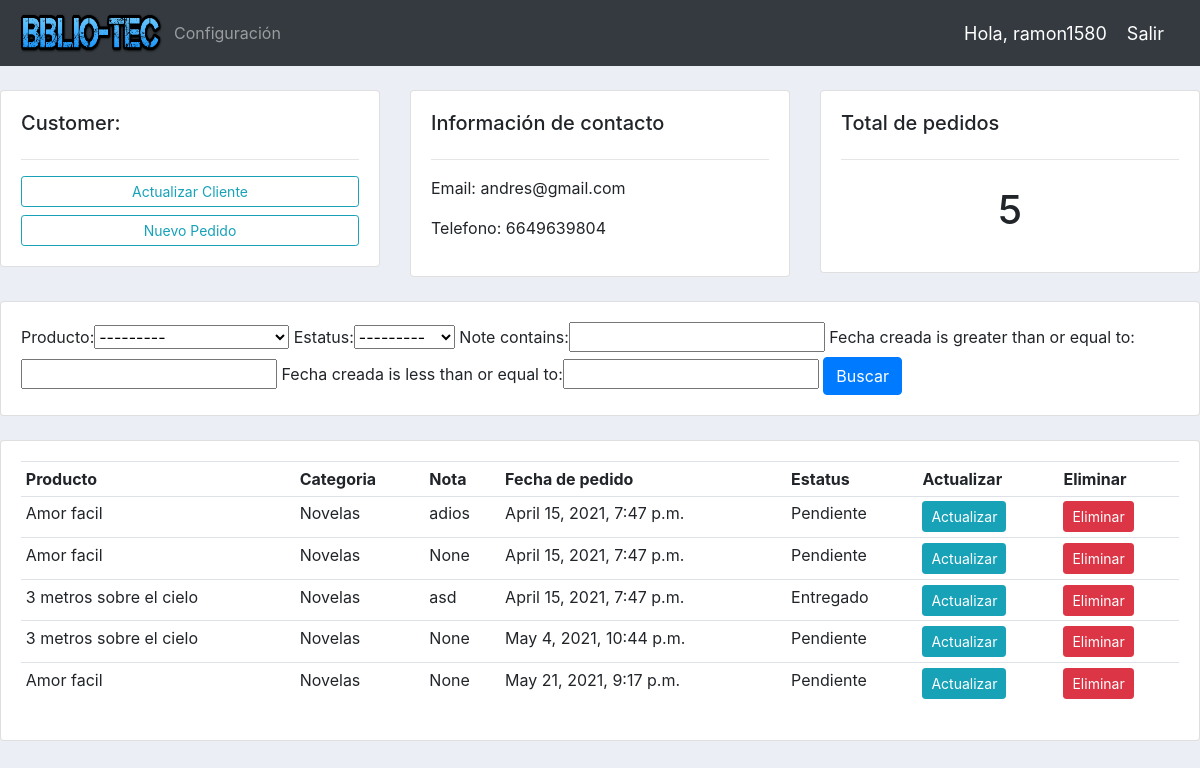
Page /clientes/2/ (signed in) on the committed database.
### biblioteca/models.py (models this page shows, shortened)
class Cliente(models.Model):
    user = models.OneToOneField(User, null = True, blank = True, on_delete = models.CASCADE)
    nombre = models.CharField(max_length = 200, null = True)
    telefono = models.CharField(max_length = 200, null = True)
    email = models.CharField(max_length = 200, null = True)
    imagen_perfil = models.ImageField(default = "profile1.png", null = True , blank = True)
    fecha_creada = models.DateTimeField(auto_now_add = True, null = True)

class  Pedido(models.Model):
    ESTATUS = (
        ('Pendiente','Pendiente'),
        ('En camino', 'En camino'),
        ('Entregado', 'Entregado'),
    )
    cliente = models.ForeignKey(Cliente, null = True, on_delete = models.SET_NULL)
    producto = models.ForeignKey(Producto, null = True, on_delete = models.SET_NULL)
    fecha_creada = models.DateTimeField(auto_now_add = True, null = True)
    estatus = models.CharField(max_length = 200, null = True, choices = ESTATUS)
    note = models.CharField(max_length = 1000, null = True)

class Producto(models.Model):
    CATEGORIA = (
        ('Libros','Libros'),
        ('Novelas', 'Novelas'),
        ('Historietas', 'Historietas'),
        ('Periodicos', 'Periodicos'),
        )
    nombre = models.CharField(max_length = 200, null = True)
    precio = models.FloatField(null = True)
    categoria = models.CharField(max_length = 200, null = True, choices = CATEGORIA)
    descripccion = models.CharField(max_length = 200, null = True, blank = True)
    fecha_creada = models.DateTimeField(auto_now_add = True, null = True)
    tags = models.ManyToManyField(Tag)
    def __str__(self):
        return self.nombre

### biblioteca/decorators.py (the view)
		def wrapper_func(request, *args, **kwargs):
			group = None
			if request.user.groups.exists():
				group = request.user.groups.all()[0].name
			if group in allowed_roles:
				return view_func(request, *args, **kwargs)
			else:
				return HttpResponse('no estas autorizabo para ver esta pagina')

### biblioteca/views.py (called while the page is built)
@login_required(login_url = 'login')
@allowed_users(allowed_roles = ['Admin'])
def customer(request, pk_test):
    clientes = Cliente.objects.get(id = pk_test)
    pedidos = clientes.pedido_set.all()
    total_pedido = pedidos.count()
    filtrar = PedidosFiltro(request.GET, queryset = pedidos)
    pedidos = filtrar.qs
    contexto = {'clientes':clientes, 'pedidos':pedidos ,'total_pedido':total_pedido, 'filtrar': filtrar}
    return render(request, 'plantillas/clientes.html',contexto)

### biblioteca/templates/plantillas/clientes.html (shortened to what this page needs)
{% extends 'plantillas/main.html' %} ## extendemos de la plantilla main.html
{% block contenido%}
<br>
<div class="row">
<div class="col-md">
  <div class="card card-body">
    <h5>Customer:</h5>
    <hr>
    <a class="btn btn-outline-info  btn-sm btn-block" href="">Actualizar Cliente</a>
    <a class="btn btn-outline-info  btn-sm btn-block" href="{% url 'crearPedido' clientes.id %}">Nuevo Pedido</a>
  </div>
</div>
<div class="col-md">
  <div class="card card-body">
    <h5>Información de contacto</h5>
    <hr>
    <p>Email: {{clientes.email}}</p>
    <p>Telefono: {{clientes.telefono}}</p>
  </div>
</div>
<div class="col-md">
  <div class="card card-body">
    <h5>Total de pedidos</h5>
    <hr>
    <h1 style="text-align: center;padding: 10px">{{total_pedido}}</h1>
  </div>
</div>
</div>
<br>
<div class="row">
<div class="col">
  <div class="card card-body">
    <form method="get">
    {{filtrar.form}}
      <button class="btn btn-primary" type="submit">Buscar</button>
    </form>
  </div>
</div>
</div>
<br>
<div class="row">
<div class="col-md">
  <div class="card card-body">
    <table class="table table-sm">
      <tr>
        <th>Producto</th>
        <th>Categoria</th>
        <th>Nota</th>
        <th>Fecha de pedido</th>
        <th>Estatus</th>
        <th>Actualizar</th>
        <th>Eliminar</th>
      </tr>
      {% for pedido in pedidos %}
      <tr>
        <td>{{pedido.producto}}</td>
        <td>{{pedido.producto.categoria}}</td>
        <td>{{pedido.note}}</td>
        <td>{{pedido.fecha_creada}}</td>
        <td>{{pedido.estatus}}</td>
        <td><a class= "btn btn-sm btn-info" href="{% url 'actualizarPedido' pedido.id %}">Actualizar</a></td>
        <td><a class= "btn btn-sm btn-danger" href="{% url 'eliminarPedido' pedido.id %}">Eliminar</a></td>
      </tr>
      {% endfor %}
    </table>
  </div>
</div>
</div>
{% endblock %}

### biblioteca/templates/plantillas/navegacion.html (shortened to what this page needs)
{% load static %}
<nav class="navbar navbar-expand-lg navbar-dark bg-dark">
  <img src="{% static 'imagenes/biblio-TEC.png'%}" width="150" height="50">
  <div class="collapse navbar-collapse" id="navbarNav">
    <ul class="navbar-nav">
      {% if request.user.user.is_staff %}
      <li class="nav-item active">
        <a class="nav-link" href="{% url 'productos'%}">Productos</a>
      </li>
      <li class="nav-item">
        <a class="nav-link" href="#">Clientes</a>
      </li>
      {% else %}
      <li class="nav-item">
        <a class="nav-link" href="{% url 'cuenta'%}">Configuración</a>
      </li>
      {% endif %}
    </ul>
  </div>
  <span class = "hola-msg">Hola, {{request.user}}  </span>
  <span><a class = "hola-msg" href="{% url 'logout' %}">Salir</a></span>
</nav>

### static/css/main.css (style rules this page uses)
body { background-color: #ebeff5; }

### biblioteca/templates/plantillas/navegacion.html (style rules this page uses)
.hola-msg { font-size : 18px; color: #fff; margin-right: 20px; }

### rows in the picture
Cliente: email "andres@gmail.com", telefono "6649639804"
Pedido: producto "Amor facil", producto.categoria "Novelas", note "adios", fecha_creada "April 15, 2021, 7:47 p.m.", estatus "Pendiente"
Pedido: producto "Amor facil", producto.categoria "Novelas", note "None", fecha_creada "April 15, 2021, 7:47 p.m.", estatus "Pendiente"
Pedido: producto "3 metros sobre el cielo", producto.categoria "Novelas", note "asd", fecha_creada "April 15, 2021, 7:47 p.m.", estatus "Entregado"
Pedido: producto "3 metros sobre el cielo", producto.categoria "Novelas", note "None", fecha_creada "May 4, 2021, 10:44 p.m.", estatus "Pendiente"
Pedido: producto "Amor facil", producto.categoria "Novelas", note "None", fecha_creada "May 21, 2021, 9:17 p.m.", estatus "Pendiente"

### other values in the picture
{{ request.user }} "ramon1580"
{{ total_pedido }} "5"
